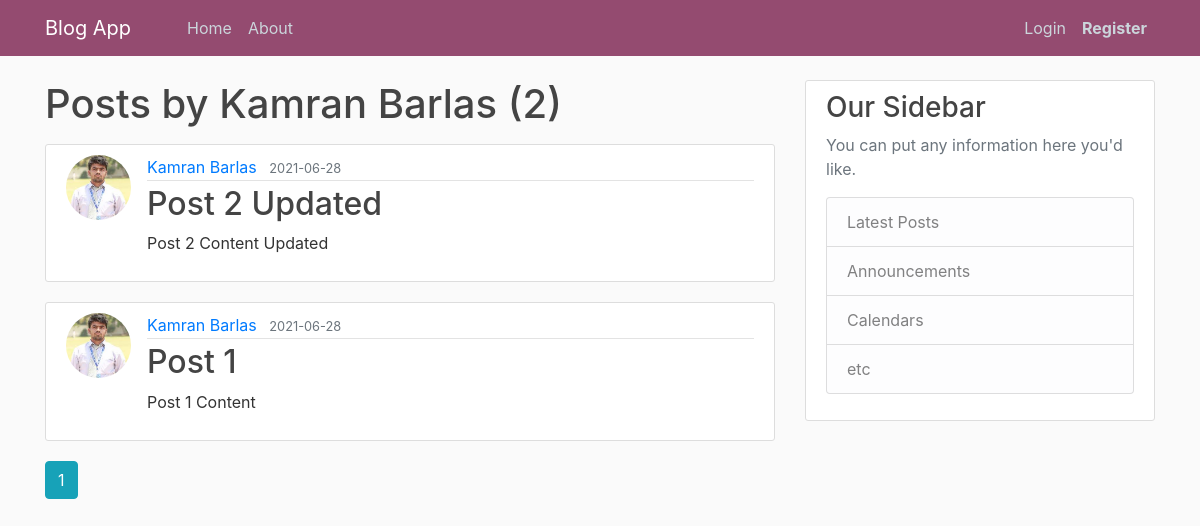
The app's page /user/Kamran Barlas, older data.
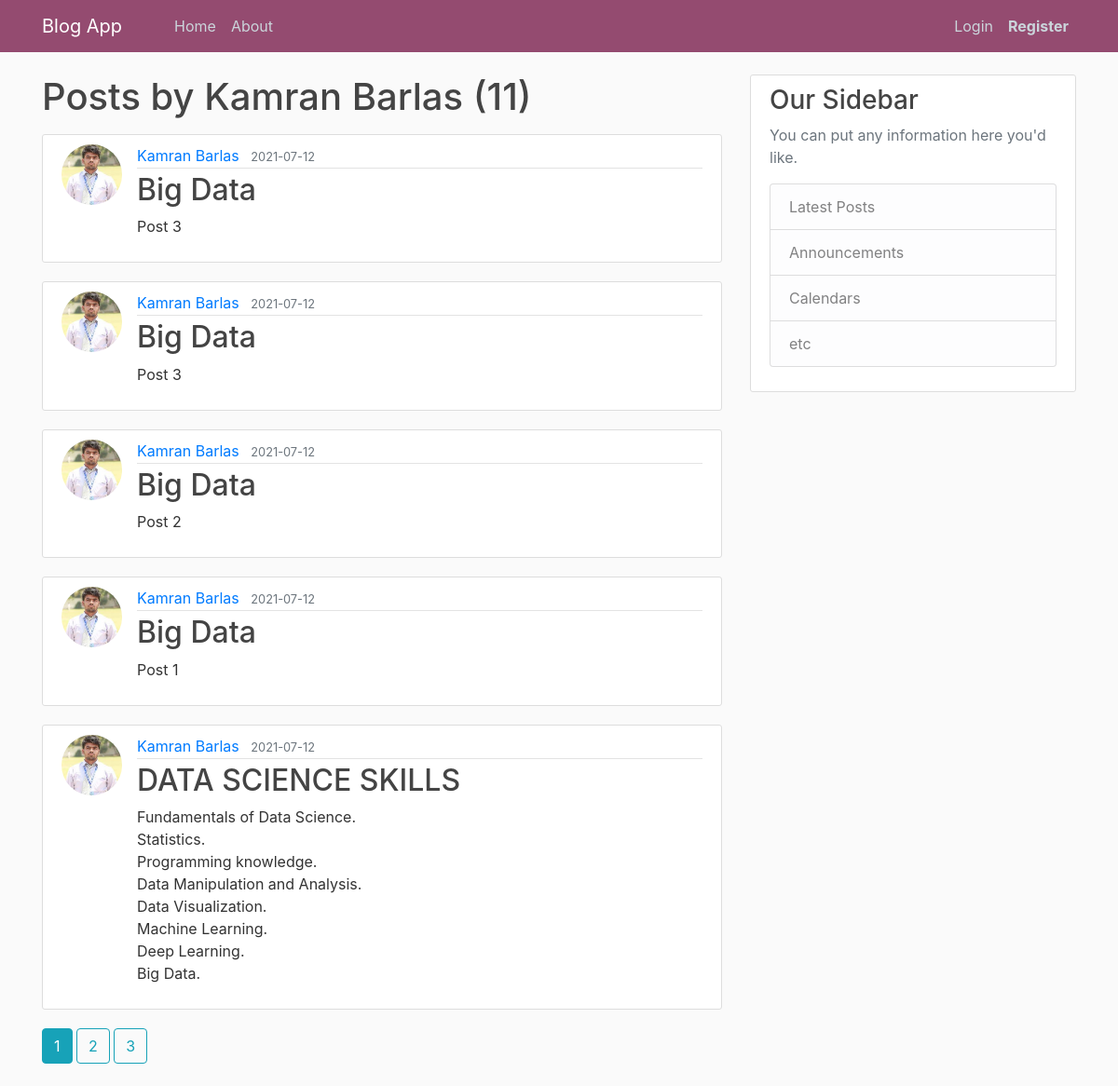
The same page, newer data.
### flaskblog/models.py (models this page shows, shortened)
class Post(db.Model):
    id = db.Column(db.Integer, primary_key=True)
    title = db.Column(db.String(100), nullable=False)
    date_posted = db.Column(db.DateTime, nullable=False, default=datetime.utcnow)
    content = db.Column(db.Text, nullable=False)
    user_id = db.Column(db.Integer, db.ForeignKey('user.id'), nullable=False)

class User(db.Model, UserMixin):
    id = db.Column(db.Integer, primary_key=True)
    username = db.Column(db.String(20), unique=True, nullable=False)
    email = db.Column(db.String(120), unique=True, nullable=False)
    image_file = db.Column(db.String(20), nullable=False, default='default.jpg')
    password = db.Column(db.String(60), nullable=False)
    posts = db.relationship('Post', backref='author', lazy=True)

### flaskblog/users/routes.py (the view)
@users.route("/user/<string:username>")
def user_posts(username):
    page = request.args.get('page', 1, type=int)
    user = User.query.filter_by(username=username).first_or_404()
    posts = Post.query.filter_by(author=user)\
        .order_by(Post.date_posted.desc())\
        .paginate(page=page, per_page=5)
    return render_template('user_posts.html', posts=posts, user=user)

### flaskblog/templates/user_posts.html
{% extends "layout.html" %}
{% block content %}
    <h1 class="mb-3">Posts by {{ user.username }} ({{ posts.total }})</h1>
    {% for post in posts.items %}
        <article class="media content-section">
          <img class="rounded-circle article-img" src="{{ url_for('static', filename='profile_pics/' +
           post.author.image_file) }}">
          <div class="media-body">
            <div class="article-metadata">
              <a class="mr-2" href="{{ url_for('users.user_posts', username=post.author.username) }}">
                  {{ post.author.username }}</a>
              <small class="text-muted">{{ post.date_posted.strftime('%Y-%m-%d') }}</small>
            </div>
            <h2><a class="article-title" href="{{ url_for('posts.post', post_id=post.id) }}">{{ post.title }}</a></h2>
            <p class="article-content">{{ post.content }}</p>
          </div>
        </article>
    {% endfor %}
    {% for page_num in posts.iter_pages(left_edge=1, right_edge=1, left_current=1, right_current=2) %}
      {% if page_num %}
        {% if posts.page == page_num %}
          <a class="btn btn-info mb-4" href="{{ url_for('users.user_posts', username=user.username, page=page_num) }}">
              {{ page_num }}</a>
        {% else %}
          <a class="btn btn-outline-info mb-4" href="{{ url_for('users.user_posts', username=user.username, page=page_num) }}">
              {{ page_num }}</a>
        {% endif %}
      {% else %}
        ...
      {% endif %}
    {% endfor %}
{% endblock content %}

Row changes from the older to the newer data that the page shows:
no longer on this page (row unchanged): Post: image_file (picture), author.username "Kamran Barlas", date_posted "2021-06-28", title "Post 2 Updated", content "Post 2 Content Updated"
no longer on this page (row unchanged): Post: image_file (picture), author.username "Kamran Barlas", date_posted "2021-06-28", title "Post 1", content "Post 1 Content"
added Post: image_file (picture), author.username "Kamran Barlas", date_posted "2021-07-12", title "Big Data", content "Post 3"
added Post: image_file (picture), author.username "Kamran Barlas", date_posted "2021-07-12", title "Big Data", content "Post 3"
added Post: image_file (picture), author.username "Kamran Barlas", date_posted "2021-07-12", title "Big Data", content "Post 2"
added Post: image_file (picture), author.username "Kamran Barlas", date_posted "2021-07-12", title "Big Data", content "Post 1"
added Post: image_file (picture), author.username "Kamran Barlas", date_posted "2021-07-12", title "DATA SCIENCE SKILLS", content "Fundamentals of Data Science. Statistics. Programming knowledge. Data Manipulation and Analysis. Data Visualization. Machine Learning. Deep Learning. Big Data."
Text that changed along with them:
{{ posts.total }}: "2" → "11"
new list line: "2"
new list line: "3"
